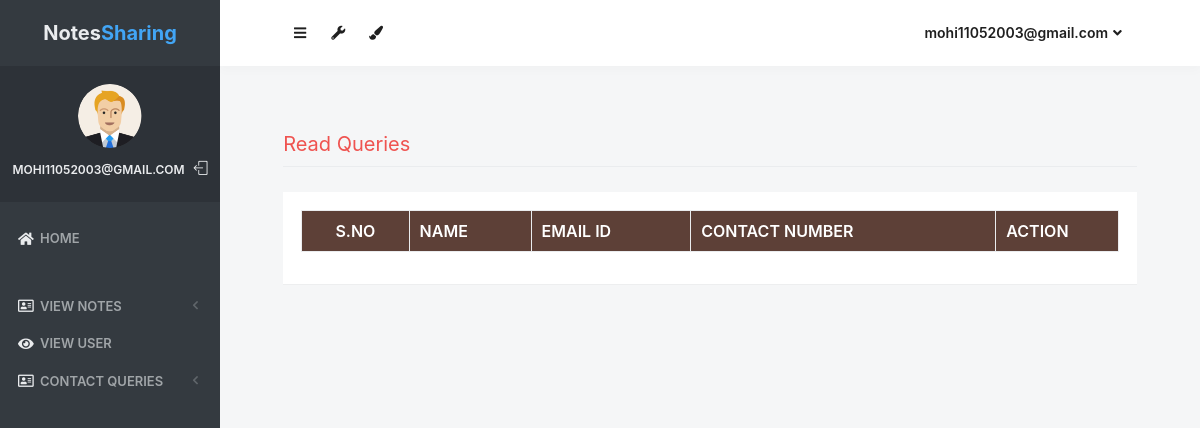
Page /read_queries (signed in) on the earlier database version.
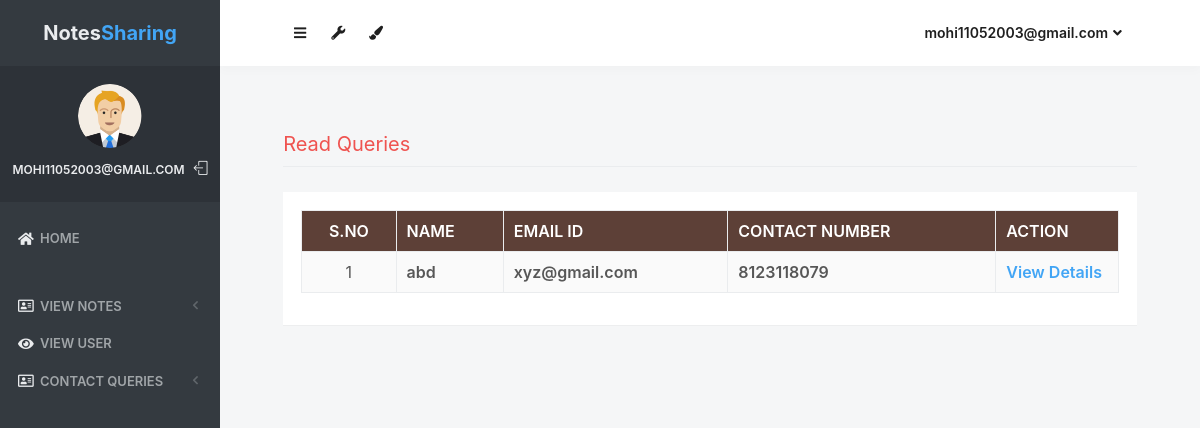
Same page on the later database version.
### notes/models.py (models this page shows, shortened)
class Contact(models.Model):
    fullname = models.CharField(max_length=100, null=True)
    email = models.CharField(max_length=50, null=True)
    mobile = models.CharField(max_length=15, null=True)
    subject = models.CharField(max_length=100, null=True)
    message = models.CharField(max_length=300, null=True)
    msgdate = models.DateField(null=True)
    isread = models.CharField(max_length=10,null=True)

### notes/views.py (the view)
# urls.py: path('read_queries', read_queries, name='read_queries'),
def read_queries(request):
    if not request.user.is_authenticated:
        return redirect('login_admin')
    contact = Contact.objects.filter(isread="yes")
    return render(request,'read_queries.html', locals())

### notes/templates/read_queries.html (shortened to what this page needs)
{% load static %}
<html lang="en" class="no-focus">
    <head>
        <link rel="stylesheet" href="{% static 'js/plugins/datatables/dataTables.bootstrap4.min.css' %}">
        <link rel="stylesheet" id="css-main" href="{% static 'css1/codebase.min.css' %}">
    </head>
    <body>
        <div id="page-container" class="sidebar-o sidebar-inverse side-scroll page-header-fixed main-content-narrow">
         {% include "sidebar.html" %}
            {% include "admin_nav.html" %}
            <main id="main-container">
                <div class="content">
                    <h2 class="content-heading text-danger">Read Queries</h2>
                    <div class="block">
                        <div class="block-content block-content-full">
                            <table class="table table-bordered table-striped table-vcenter js-dataTable-full-pagination">
                                <thead class="text-white" style="background-color : #5d4037;">
                                    <tr>
                                        <th class="text-center">S.No</th>
                                        <th class="d-none d-sm-table-cell">Name</th>
                                        <th class="d-none d-sm-table-cell">Email ID</th>
                                        <th class="d-none d-sm-table-cell">Contact Number</th>
                                        <th class="d-none d-sm-table-cell" style="width: 15%;">Action</th>
                                    </tr>
                                </thead>
                                {% for i in contact %}
                                <tbody>
                                    <tr>
                                        <td class="text-center">{{forloop.counter}}</td>
                                        <td class="font-w600">{{i.fullname}}</td>
                                        <td class="font-w600">{{i.email}}</td>
                                        <td class="font-w600">{{i.mobile}}</td>
                                        <td class="font-w600"><a href="{% url 'view_queries' i.id %}" class="text-primary">View Details</a></td>
                                    </tr>
                                        {% endfor %}
                                </tbody>
                            </table>
                        </div>
                    </div>
                </div>
            </main>
</div>
 <link rel="stylesheet" href="https://use.fontawesome.com/releases/v5.6.3/css/all.css">
    </body>
</html>

Differences in the rows shown:
added Contact: fullname "abd", email "xyz@gmail.com", mobile "8123118079"
